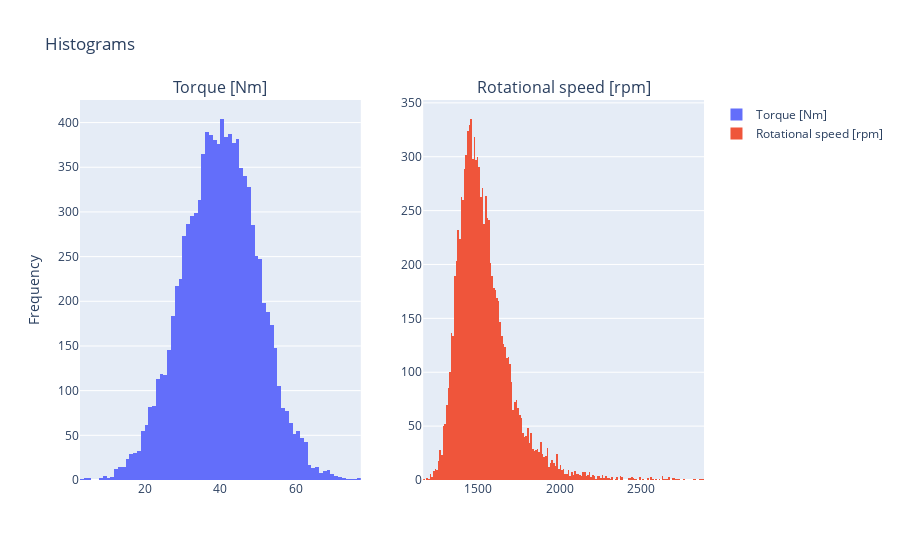

Here is the notebook cell this chart was saved with:
### Markdown cell above
**Observations:**

- Torque and rotational speed have outliers in the dataset

### Code cell
outlier_cols = ['Torque [Nm]', 'Rotational speed [rpm]']

fig2 = make_subplots(rows=1, cols=2, subplot_titles=outlier_cols, vertical_spacing=0.03)

for i, col in enumerate(outlier_cols):
    box_plot = go.Histogram(x=df[col], name=col)
    fig2.add_trace(box_plot, row=1, col=i+1)

# fig2 = px.histogram(df, x=outlier_cols, nbins=50, marginal='box', opacity=0.7)

fig2.update_layout(
    title='Distribution of Torque and Rotational speed',
    yaxis_title='Frequency',
    title_text="Histograms",
    width=900
)
fig2.show()

### Figure 1 — Plotly figure (JSON) as saved in the notebook; plotly's stock layout.template omitted (floating-point values rounded to 4 significant figures; data arrays with more than 128 entries replaced by an {"elided": "..."} marker saying what was removed)
{"data": [{"name": "Torque [Nm]", "type": "histogram", "x": {"elided": "10000 float values"}, "xaxis": "x", "yaxis": "y"}, {"name": "Rotational speed [rpm]", "type": "histogram", "x": {"elided": "10000 int values"}, "xaxis": "x2", "yaxis": "y2"}], "layout": {"annotations": [{"font": {"size": 16}, "showarrow": false, "text": "Torque [Nm]", "x": 0.225, "xanchor": "center", "xref": "paper", "y": 1, "yanchor": "bottom", "yref": "paper"}, {"font": {"size": 16}, "showarrow": false, "text": "Rotational speed [rpm]", "x": 0.775, "xanchor": "center", "xref": "paper", "y": 1, "yanchor": "bottom", "yref": "paper"}], "title": {"text": "Histograms"}, "width": 900, "xaxis": {"anchor": "y", "domain": [0, 0.45]}, "xaxis2": {"anchor": "y2", "domain": [0.55, 1]}, "yaxis": {"anchor": "x", "domain": [0, 1], "title": {"text": "Frequency"}}, "yaxis2": {"anchor": "x2", "domain": [0, 1]}}}
